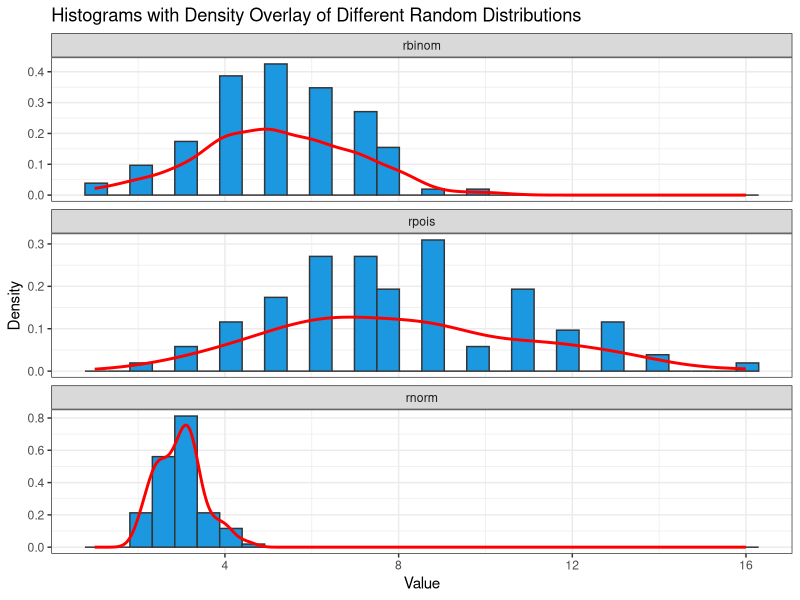

This chart was generated by the following R code:
## ---- chunk 1
# exactly 7 successes in 12 trials with a success probability of 0.4.
dbinom(x = 7, size = 12, prob = 0.4)         
## ---- chunk 2
qbinom(size = 12,prob = 0.4,p = 0.6)
## ---- chunk 3
set.seed(3579)

rpois(15,4)
## ---- chunk 4
pnorm(q = 1.645 , mean = 0 ,sd = 1 )
## ---- chunk 5
library(tidyverse)
answer_6_data <- tibble(
  random_values = c(
    rbinom(n = 100, size = 10, prob = 0.5), # Random data
    rpois(n = 100, lambda = 8),
    rnorm(n = 100, mean = 3, sd = 0.5)
  ),
  distribution = c(
    rep("rbinom", 100),
    rep("rpois", 100),
    rep("rnorm", 100)
  
  )
)

answer_6_data <- answer_6_data |>
  mutate(
    distribution = factor(distribution, levels = c("rbinom", "rpois", "rnorm"))
  )


ggplot(answer_6_data, aes(x = random_values)) + # Draw grid of distributions
  geom_histogram(
    aes(y = after_stat(density)),
    bins = 30,
    fill = "#1b98e0",
    col = "#353436"
  ) +
  geom_density(color = "red", linewidth = 1) +
  facet_wrap(~distribution, ncol = 1,scales = 'free_y') +
  labs(
    title = "Histograms with Density Overlay of Different Random Distributions",
    x = "Value",
    y = "Density"
  ) +
  theme_bw()


## ---- chunk 6

answer_6_data |>
  group_by(distribution) |>
  nest() |>
  mutate(shapiro_test = map(data, ~ broom::tidy(shapiro.test(.x$random_values)))) |>
  unnest(shapiro_test) |> 
  mutate(p.value = p.value |> round(digits = 5)) |> 
  select(-method,-data) |> 
  knitr::kable()
